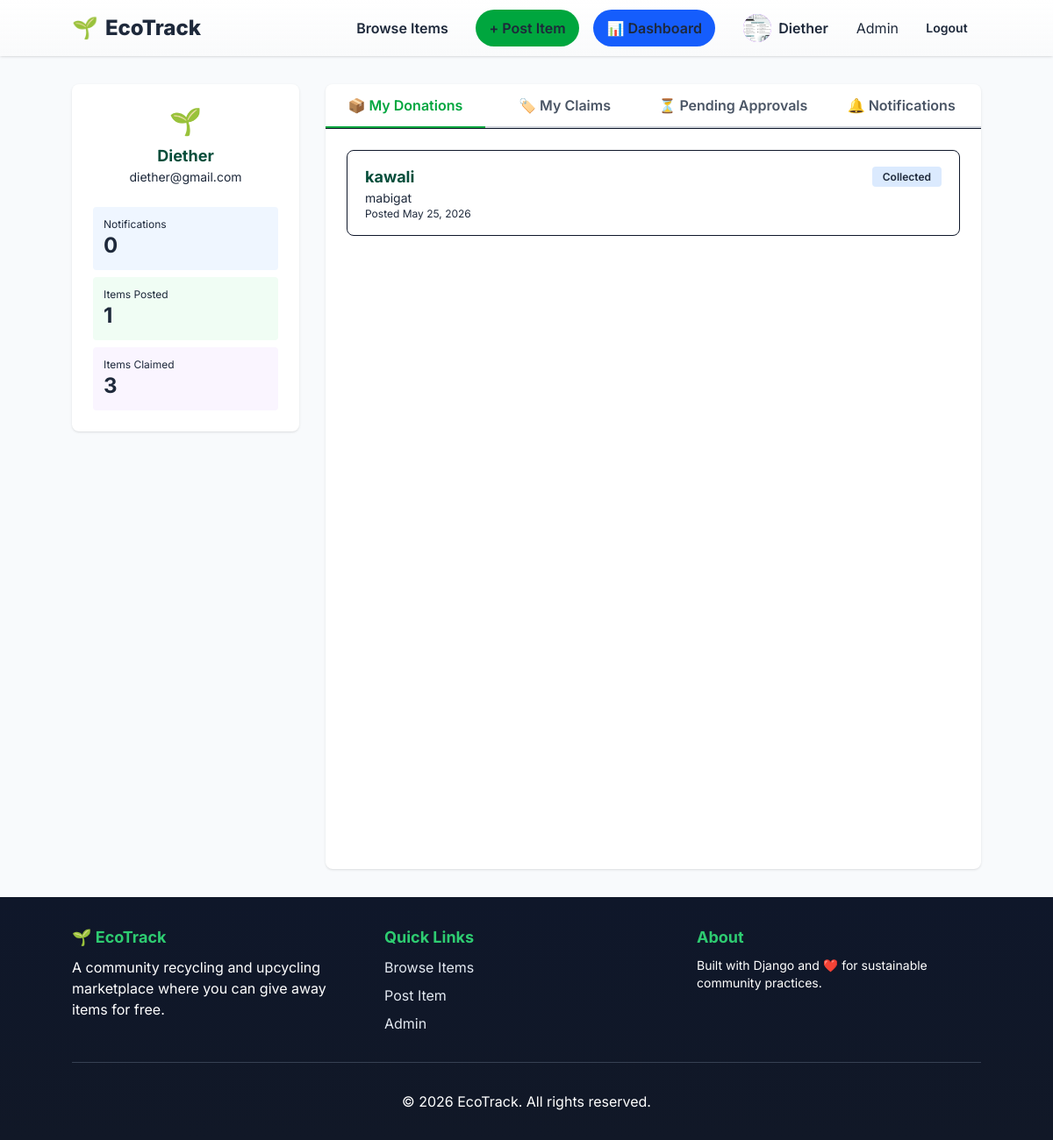
The page /items/dashboard/ (signed in) on the database its author committed.
### items/models.py (models this page shows, shortened)
class UserProfile(models.Model):
    GENDER_CHOICES = [
        ('M', 'Male'),
        ('F', 'Female'),
        ('O', 'Other'),
        ('P', 'Prefer not to say'),
    ]
    user = models.OneToOneField(User, on_delete=models.CASCADE, related_name='profile')
    picture = models.ImageField(upload_to='profiles/', blank=True, null=True)
    gender = models.CharField(max_length=1, choices=GENDER_CHOICES, blank=True, default='P')
    contact_number = models.CharField(max_length=20, blank=True, default='')

class Item(models.Model):
    STATUS_CHOICES = [
        ('AVAILABLE', 'Available'),
        ('PENDING', 'Pending'),
        ('COLLECTED', 'Collected'),
    ]
    title = models.CharField(max_length=255)
    description = models.TextField()
    image = models.ImageField(upload_to='items/%m/%d/%Y/')
    latitude = models.DecimalField(max_digits=9, decimal_places=6)
    longitude = models.DecimalField(max_digits=9, decimal_places=6)
    address = models.CharField(max_length=255, blank=True, default='')
    contact_number = models.CharField(max_length=20, blank=True, default='')
    status = models.CharField(max_length=20, choices=STATUS_CHOICES, default='AVAILABLE')
    donor = models.ForeignKey(User, on_delete=models.CASCADE, related_name='donated_items')
    claimant = models.ForeignKey(User, on_delete=models.SET_NULL, null=True, blank=True, related_name='claimed_items')
    created_at = models.DateTimeField(auto_now_add=True)
    updated_at = models.DateTimeField(auto_now=True)
    class Meta:
        ordering = ['-created_at']

### items/views.py (the view)
# urls.py: path('dashboard/', views.user_dashboard_view, name='dashboard'),
@login_required
def user_dashboard_view(request):
    donated_items = request.user.donated_items.all()
    claimed_items = request.user.claimed_items.all()
    pending_approvals = request.user.donated_items.filter(status='PENDING')
    notifications = request.user.notifications.all()
    unread_count = request.user.notifications.filter(is_read=False).count()
    context = {
        'donated_items': donated_items,
        'claimed_items': claimed_items,
        'pending_approvals': pending_approvals,
        'notifications': notifications,
        'unread_count': unread_count,
    }
    return render(request, 'user_dashboard.html', context)

### items/context_processors.py (called while the page is built)
def user_profile(request):
    if request.user.is_authenticated:
        profile, created = UserProfile.objects.get_or_create(user=request.user)
        return {'user_profile': profile}
    return {'user_profile': None}

### templates/user_dashboard.html (shortened to what this page needs)
{% extends 'base.html' %}
{% load static %}
{% block content %}
<div class="dashboard-wrapper">
    <div class="dashboard-sidebar bg-white rounded-lg shadow p-6">
        <div class="text-center mb-6">
            <div class="text-3xl font-bold text-green-600">🌱</div>
            <h2 class="text-lg font-bold mt-2">{{ user.username }}</h2>
            <p class="text-gray-800 text-sm">{{ user.email }}</p>
        </div>
        <div class="space-y-2">
            <div class="bg-blue-50 rounded p-3">
                <p class="text-xs text-gray-700">Notifications</p>
                <p class="text-2xl font-bold text-blue-600">{{ unread_count }}</p>
            </div>
            <div class="bg-green-50 rounded p-3">
                <p class="text-xs text-gray-700">Items Posted</p>
                <p class="text-2xl font-bold text-green-600">{{ donated_items.count }}</p>
            </div>
            <div class="bg-purple-50 rounded p-3">
                <p class="text-xs text-gray-700">Items Claimed</p>
                <p class="text-2xl font-bold text-purple-600">{{ claimed_items.count }}</p>
            </div>
        </div>
    </div>
    <div class="dashboard-main">
        <div class="bg-white rounded-lg shadow">
            <div class="flex border-b overflow-x-auto hide-scrollbar">
                <button class="tab-btn whitespace-nowrap flex-1 py-3 px-4 text-center font-semibold border-b-2 border-green-600 text-green-600" data-tab="donations">
                    📦 My Donations
                </button>
                <button class="tab-btn whitespace-nowrap flex-1 py-3 px-4 text-center font-semibold border-b-2 border-gray-300 text-gray-600 hover:text-gray-900" data-tab="claims">
                    🏷️ My Claims
                </button>
                <button class="tab-btn whitespace-nowrap flex-1 py-3 px-4 text-center font-semibold border-b-2 border-gray-300 text-gray-600 hover:text-gray-900" data-tab="pending">
                    ⏳ Pending Approvals
                </button>
                <button class="tab-btn whitespace-nowrap flex-1 py-3 px-4 text-center font-semibold border-b-2 border-gray-300 text-gray-600 hover:text-gray-900" data-tab="notifications">
                    🔔 Notifications
                </button>
            </div>
            <div class="p-6">
                <div id="donations" class="tab-content tab-panel tab-panel-show">
                    {% if donated_items %}
                        <div class="space-y-4">
                            {% for item in donated_items %}
                                <div class="dashboard-card border rounded-lg hover:shadow-md transition duration-300 ease-out">
                                    <div class="flex justify-between items-start">
                                        <div class="flex-1">
                                            <h3 class="font-bold text-lg">{{ item.title }}</h3>
                                            <p class="text-gray-800 text-sm">{{ item.description|truncatewords:20 }}</p>
                                            <p class="text-xs text-gray-600 mt-2">Posted {{ item.created_at|date:"M d, Y" }}</p>
                                        </div>
                                        <div class="text-right">
                                            {% if item.status == 'AVAILABLE' %}
                                                <span class="bg-green-100 text-green-800 px-3 py-1 rounded text-xs font-semibold inline-block transition duration-200">Available</span>
                                            {% elif item.status == 'PENDING' %}
                                                <span class="bg-yellow-100 text-yellow-800 px-3 py-1 rounded text-xs font-semibold transition duration-200">Pending</span>
                                            {% elif item.status == 'COLLECTED' %}
                                                <span class="bg-blue-100 text-blue-800 px-3 py-1 rounded text-xs font-semibold transition duration-200">Collected</span>
                                            {% endif %}
                                        </div>
                                    </div>
                                </div>
                            {% endfor %}
                        </div>
                    {% else %}
                        <p class="text-gray-600 text-center py-8">You haven't posted any items yet.</p>
                    {% endif %}
                </div>
            </div>
        </div>
    </div>
</div>
{% endblock %}

### templates/base.html (shortened to what this page needs)
{% load static %}
{% load pwa %}
<!DOCTYPE html>
<html lang="en">
<head>
    <link rel="stylesheet" href="{% static 'dist/output.css' %}">
    <link rel="stylesheet" href="{% static 'css/ui.css' %}">
</head>
<body class="bg-gray-50 flex flex-col min-h-screen">
    <nav class="bg-white shadow">
        <div class="max-w-7xl mx-auto px-4 sm:px-6 lg:px-8">
            <div class="flex justify-between items-center h-16">
                <div class="flex items-center">
                    <a href="{% url 'item_list' %}" class="site-brand text-2xl">
                        <span class="logo-emoji">🌱</span>
                        <span class="brand-text">EcoTrack</span>
                    </a>
                </div>
                <div id="desktopNav" class="hidden lg:flex gap-4 items-center">
                    {% url 'item_list' as item_list_url %}
                    {% url 'account_login' as account_login_url %}
                    <a href="{{ item_list_url }}" class="btn px-4 py-2 rounded-full font-semibold transition duration-200 {% if request.path == item_list_url %}bg-blue-600 text-white{% else %}text-gray-600 hover:text-gray-900 hover:bg-blue-50{% endif %}">
                        Browse Items
                    </a>
                    {% if user.is_authenticated %}
                        <a href="{% url 'item_create' %}" class="btn px-4 py-2 rounded bg-green-600 text-white hover:bg-green-700">
                            + Post Item
                        </a>
                        {% url 'dashboard' as dashboard_url %}
                        <a href="{{ dashboard_url }}" class="btn px-4 py-2 rounded-full font-semibold transition duration-200 {% if request.path == dashboard_url %}bg-blue-600 text-white{% else %}text-gray-600 hover:text-gray-900 hover:bg-blue-50{% endif %}">
                            📊 Dashboard
                        </a>
                        <button id="profileTrigger" type="button" class="inline-flex items-center gap-2 px-4 py-2 rounded-full font-semibold text-gray-600 hover:bg-gray-100 transition duration-200 cursor-pointer">
                            <span id="navbarProfilePic" class="w-8 h-8 rounded-full bg-purple-500 flex items-center justify-center text-white text-sm font-bold overflow-hidden">
                                {% if user_profile and user_profile.picture %}
                                    <img src="{{ user_profile.picture.url }}" alt="{{ user.username }}" class="w-full h-full object-cover" />
                                {% else %}
                                    {{ user.username|make_list|first|upper }}
                                {% endif %}
                            </span>
                            <span>{{ user.username }}</span>
                        </button>
                        {% if user.is_superuser or user.is_staff %}
                            <a href="/admin/" class="text-gray-600 hover:text-gray-900">
                                Admin
                            </a>
                        {% endif %}
                        <a id="logoutLink" href="{% url 'account_logout' %}" class="btn text-red-600 hover:text-red-900 text-sm font-medium">
                            Logout
                        </a>
                    {% else %}
                        <a href="{{ account_login_url }}" class="btn px-4 py-2 rounded-full font-semibold transition duration-200 {% if request.path == account_login_url %}bg-blue-600 text-white{% else %}text-gray-600 hover:text-gray-900 hover:bg-blue-50{% endif %}">
                            Login
                        </a>
                    {% endif %}
                </div>
            </div>
        </div>
                {% url 'item_list' as item_list_url %}
    </nav>
<main class="animate-fade-in max-w-7xl mx-auto px-4 sm:px-6 lg:px-8 py-8 flex-grow w-full">
        {% block content %}{% endblock %}
    </main>
    <footer class="bg-gray-800 text-white">
        <div class="max-w-7xl mx-auto px-4 sm:px-6 lg:px-8 py-8">
            <div class="grid grid-cols-1 md:grid-cols-3 gap-8">
                <div>
                    <h3 class="text-lg font-bold mb-2">🌱 EcoTrack</h3>
                    <p class="text-gray-400">
                        A community recycling and upcycling marketplace where you can give away items for free.
                    </p>
                </div>
                <div>
                    <h3 class="text-lg font-bold mb-2">Quick Links</h3>
                    <ul class="text-gray-400 space-y-2">
                        <li><a href="{% url 'item_list' %}" class="hover:text-white">Browse Items</a></li>
                        {% if user.is_authenticated %}
                            <li><a href="{% url 'item_create' %}" class="hover:text-white">Post Item</a></li>
                            {% if user.is_superuser or user.is_staff %}
                                <li><a href="/admin/" class="hover:text-white">Admin</a></li>
                            {% endif %}
                        {% endif %}
                    </ul>
                </div>
                <div>
                    <h3 class="text-lg font-bold mb-2">About</h3>
                    <p class="text-gray-400 text-sm">
                        Built with Django and ❤️ for sustainable community practices.
                    </p>
                </div>
            </div>
            <div class="border-t border-gray-700 mt-8 pt-8 text-center text-gray-400">
                <p>&copy; 2026 EcoTrack. All rights reserved.</p>
            </div>
        </div>
    </footer>
</body>
</html>

### static/css/ui.css (style rules this page uses)
:root { --bg: #f8fafc; --muted: #6b7280; --accent: #059669; --accent-600: #047857; --brand: #064e3b; --primary: #0ea5a4; --card: #ffffff; --glass: rgba(255,255,255,0.6); --radius: 0.75rem; }
html,body { height:100%; }
body { font-family: 'Inter', system-ui, -apple-system, 'Segoe UI', Roboto, 'Helvetica Neue', Arial; background:var(--bg); color:#0f172a; -webkit-font-smoothing:antialiased; -moz-osx-font-smoothing:grayscale; }
.max-w-7xl { max-width:1100px }
h1,h2,h3 { color:var(--brand) }
p,li,span,a { color:#1e293b }
.btn { display:inline-flex;align-items:center;gap:.5rem;padding:.5rem .9rem;border-radius:999px;font-weight:600;cursor:pointer;border:1px solid transparent;text-decoration:none }
nav.bg-white { background:linear-gradient(180deg, rgba(255,255,255,0.98), rgba(249,250,251,0.95));backdrop-filter:saturate(140%) blur(4px) }
.site-brand { display:flex;align-items:center;gap:.5rem;font-weight:800;color:var(--accent) }
.site-brand .logo-emoji { font-size:1.5rem }
footer.bg-gray-800 { background:linear-gradient(180deg,#0f172a,#111827);color:#cbd5e1 }
footer a { color:#e2e8f0 }
footer h3 { color:#2ecc71!important }
footer.bg-gray-800 p { color:#ffffff }
.tab-panel { opacity:0; transform:translateY(6px); pointer-events:none; transition:opacity 250ms ease-out, transform 250ms cubic-bezier(0.16, 1, 0.3, 1); }
.tab-panel.tab-panel-show { opacity:1; transform:translateY(0); pointer-events:auto; }
.hide-scrollbar { -ms-overflow-style: none; scrollbar-width: none; }
.dashboard-wrapper { max-width:1200px;margin:0 auto;display:flex!important;gap:30px;align-items:flex-start!important }
.dashboard-sidebar { flex:0 0 25%;align-self:flex-start!important }
.dashboard-main { flex:1;min-width:0 }
.dashboard-card { height:auto!important; min-height:0!important; max-height:none!important; padding:16px 20px!important; margin-bottom:20px; display:flex!important; flex-direction:column!important; justify-content:space-between!important; }
.dashboard-card div, .dashboard-card p { margin:0!important; padding:0!important; height:auto!important; }
.tab-content { display:flex!important; flex-direction:column!important; justify-content:flex-start!important; align-items:stretch!important; }

### rows shown on the page
UserProfile: picture (picture)
Item: title "kawali", description "mabigat", created_at "May 25, 2026", status "Collected"

### other values the page prints
{{ user.username }} "Diether"
{{ user.email }} "diether@gmail.com"
{{ unread_count }} "0"
{{ donated_items.count }} "1"
{{ claimed_items.count }} "3"
